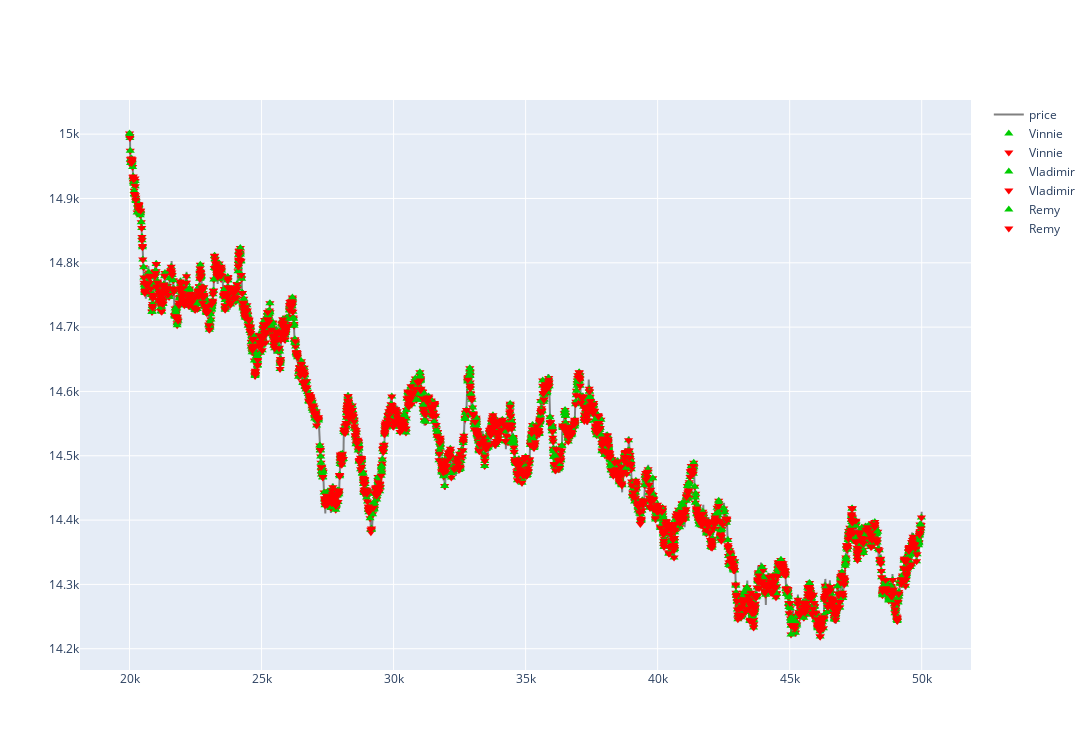

Here is the notebook cell this chart was saved with:
### Code cell
#ROSES 
import pandas as pd
import plotly.graph_objects as go
import warnings
warnings.filterwarnings("ignore")

traders_observed = ['Valentina', 'Vinnie', 'Vladimir', 'Vivian', 'Celeste', 'Colin', 'Carlos', 'Camilla', 'Pablo', 'Penelope', 'Percy', 'Petunia', 'Ruby','Remy', 'Rhianna', 'Raj', 'Amelia', 'Adam', 'Alina', 'Amir']

price_data = pd.read_csv('roses_orderbook_data_all.csv', delimiter=';').fillna(0)
trade_data = pd.read_csv('roses_trade_data_all.csv', delimiter=';').fillna(0)
price_data['smart_price'] = (((price_data['bid_price_1']*price_data['bid_volume_1'] + price_data['bid_price_2']*price_data['bid_volume_2'] + price_data['bid_price_3']*price_data['bid_volume_3']) / (price_data['bid_volume_1']+price_data['bid_volume_2']+price_data['bid_volume_3'])) * (price_data['ask_volume_1']+price_data['ask_volume_2']+price_data['ask_volume_3']) + \
                            ((price_data['ask_price_1']*price_data['ask_volume_1'] + price_data['ask_price_2']*price_data['ask_volume_2'] + price_data['ask_price_3']*price_data['ask_volume_3']) / (price_data['ask_volume_1']+price_data['ask_volume_2']+price_data['ask_volume_3'])) * (price_data['bid_volume_1']+price_data['bid_volume_2']+price_data['bid_volume_3'])) / \
                                (price_data['ask_volume_1']+price_data['ask_volume_2']+price_data['ask_volume_3']+price_data['bid_volume_1']+price_data['bid_volume_2']+price_data['bid_volume_3'])
price_data = price_data.drop(['bid_price_1', 'bid_volume_1', 'bid_price_2', 'bid_volume_2', 'bid_price_3', 'bid_volume_3', 'ask_price_1', 'ask_volume_1', 'ask_price_2', 'ask_volume_2', 'ask_price_3', 'ask_volume_3', 'profit_and_loss', 'day', 'mid_price'], axis=1)
traders = pd.DataFrame(columns=['timestamp', 'name', 'buys', 'sells', 'price'])
for idx, row in trade_data.iterrows():  
    data = pd.DataFrame(data={'timestamp': [row['timestamp'], row['timestamp']], 'name' : [row['buyer'], row['seller']], 'buys' : [row['quantity'], 0], 'sells' : [0, -row['quantity']], 'price': [row['price'], row['price']]}, columns=['timestamp', 'name', 'buys', 'sells', 'price'])
    traders = pd.concat([traders, data], axis=0)
traders = traders.groupby(['timestamp', 'name', 'price'], as_index=False).agg({'buys': 'sum', 'sells': 'sum'})
layout = go.Layout(autosize=False, width=1400, height=750)
fig = go.Figure(layout=layout)
fig.add_trace(go.Scatter(x=price_data['timestamp'], y=price_data['smart_price'], mode='lines', name='price', line=dict(color = 'rgb(128, 128, 128)')))
for snake in traders_observed:
    fig.add_trace(go.Scatter(x=traders.loc[(traders['name'] == snake) & (traders['buys'] != 0)]['timestamp'], y=traders.loc[(traders['name'] == snake) & (traders['buys'] != 0)]['price'], mode='markers', name=snake, marker=dict(color = 'rgb(0, 204, 0)', size = 8, symbol = 'triangle-up')))
    fig.add_trace(go.Scatter(x=traders.loc[(traders['name'] == snake) & (traders['sells'] != 0)]['timestamp'], y=traders.loc[(traders['name'] == snake) & (traders['sells'] != 0)]['price'], mode='markers', name=snake, marker=dict(color = 'rgb(255, 0, 0)', size = 8, symbol = 'triangle-down')))
fig.show()

### Figure 1 — Plotly figure (JSON) as saved in the notebook; plotly's stock layout.template omitted (floating-point values rounded to 4 significant figures; data arrays with more than 128 entries replaced by an {"elided": "..."} marker saying what was removed)
{"data": [{"line": {"color": "rgb(128, 128, 128)"}, "mode": "lines", "name": "price", "type": "scatter", "x": {"elided": "30000 int values"}, "y": {"elided": "30000 float values"}}, {"marker": {"color": "rgb(0, 204, 0)", "size": 8, "symbol": "triangle-up"}, "mode": "markers", "name": "Valentina", "type": "scatter", "x": [], "y": []}, {"marker": {"color": "rgb(255, 0, 0)", "size": 8, "symbol": "triangle-down"}, "mode": "markers", "name": "Valentina", "type": "scatter", "x": [], "y": []}, {"marker": {"color": "rgb(0, 204, 0)", "size": 8, "symbol": "triangle-up"}, "mode": "markers", "name": "Vinnie", "type": "scatter", "x": {"elided": "1674 int values"}, "y": {"elided": "1674 int values"}}, {"marker": {"color": "rgb(255, 0, 0)", "size": 8, "symbol": "triangle-down"}, "mode": "markers", "name": "Vinnie", "type": "scatter", "x": {"elided": "1415 int values"}, "y": {"elided": "1415 int values"}}, {"marker": {"color": "rgb(0, 204, 0)", "size": 8, "symbol": "triangle-up"}, "mode": "markers", "name": "Vladimir", "type": "scatter", "x": [35824, 43539], "y": [14605, 14287]}, {"marker": {"color": "rgb(255, 0, 0)", "size": 8, "symbol": "triangle-down"}, "mode": "markers", "name": "Vladimir", "type": "scatter", "x": {"elided": "311 int values"}, "y": {"elided": "311 int values"}}, {"marker": {"color": "rgb(0, 204, 0)", "size": 8, "symbol": "triangle-up"}, "mode": "markers", "name": "Vivian", "type": "scatter", "x": [], "y": []}, {"marker": {"color": "rgb(255, 0, 0)", "size": 8, "symbol": "triangle-down"}, "mode": "markers", "name": "Vivian", "type": "scatter", "x": [], "y": []}, {"marker": {"color": "rgb(0, 204, 0)", "size": 8, "symbol": "triangle-up"}, "mode": "markers", "name": "Celeste", "type": "scatter", "x": [], "y": []}, {"marker": {"color": "rgb(255, 0, 0)", "size": 8, "symbol": "triangle-down"}, "mode": "markers", "name": "Celeste", "type": "scatter", "x": [], "y": []}, {"marker": {"color": "rgb(0, 204, 0)", "size": 8, "symbol": "triangle-up"}, "mode": "markers", "name": "Colin", "type": "scatter", "x": [], "y": []}, {"marker": {"color": "rgb(255, 0, 0)", "size": 8, "symbol": "triangle-down"}, "mode": "markers", "name": "Colin", "type": "scatter", "x": [], "y": []}, {"marker": {"color": "rgb(0, 204, 0)", "size": 8, "symbol": "triangle-up"}, "mode": "markers", "name": "Carlos", "type": "scatter", "x": [], "y": []}, {"marker": {"color": "rgb(255, 0, 0)", "size": 8, "symbol": "triangle-down"}, "mode": "markers", "name": "Carlos", "type": "scatter", "x": [], "y": []}, {"marker": {"color": "rgb(0, 204, 0)", "size": 8, "symbol": "triangle-up"}, "mode": "markers", "name": "Camilla", "type": "scatter", "x": [], "y": []}, {"marker": {"color": "rgb(255, 0, 0)", "size": 8, "symbol": "triangle-down"}, "mode": "markers", "name": "Camilla", "type": "scatter", "x": [], "y": []}, {"marker": {"color": "rgb(0, 204, 0)", "size": 8, "symbol": "triangle-up"}, "mode": "markers", "name": "Pablo", "type": "scatter", "x": [], "y": []}, {"marker": {"color": "rgb(255, 0, 0)", "size": 8, "symbol": "triangle-down"}, "mode": "markers", "name": "Pablo", "type": "scatter", "x": [], "y": []}, {"marker": {"color": "rgb(0, 204, 0)", "size": 8, "symbol": "triangle-up"}, "mode": "markers", "name": "Penelope", "type": "scatter", "x": [], "y": []}, {"marker": {"color": "rgb(255, 0, 0)", "size": 8, "symbol": "triangle-down"}, "mode": "markers", "name": "Penelope", "type": "scatter", "x": [], "y": []}, {"marker": {"color": "rgb(0, 204, 0)", "size": 8, "symbol": "triangle-up"}, "mode": "markers", "name": "Percy", "type": "scatter", "x": [], "y": []}, {"marker": {"color": "rgb(255, 0, 0)", "size": 8, "symbol": "triangle-down"}, "mode": "markers", "name": "Percy", "type": "scatter", "x": [], "y": []}, {"marker": {"color": "rgb(0, 204, 0)", "size": 8, "symbol": "triangle-up"}, "mode": "markers", "name": "Petunia", "type": "scatter", "x": [], "y": []}, {"marker": {"color": "rgb(255, 0, 0)", "size": 8, "symbol": "triangle-down"}, "mode": "markers", "name": "Petunia", "type": "scatter", "x": [], "y": []}, {"marker": {"color": "rgb(0, 204, 0)", "size": 8, "symbol": "triangle-up"}, "mode": "markers", "name": "Ruby", "type": "scatter", "x": [], "y": []}, {"marker": {"color": "rgb(255, 0, 0)", "size": 8, "symbol": "triangle-down"}, "mode": "markers", "name": "Ruby", "type": "scatter", "x": [], "y": []}, {"marker": {"color": "rgb(0, 204, 0)", "size": 8, "symbol": "triangle-up"}, "mode": "markers", "name": "Remy", "type": "scatter", "x": {"elided": "1413 int values"}, "y": {"elided": "1413 int values"}}, {"marker": {"color": "rgb(255, 0, 0)", "size": 8, "symbol": "triangle-down"}, "mode": "markers", "name": "Remy", "type": "scatter", "x": {"elided": "1376 int values"}, "y": {"elided": "1376 int values"}}, {"marker": {"color": "rgb(0, 204, 0)", "size": 8, "symbol": "triangle-up"}, "mode": "markers", "name": "Rihanna", "type": "scatter", "x": [], "y": []}, {"marker": {"color": "rgb(255, 0, 0)", "size": 8, "symbol": "triangle-down"}, "mode": "markers", "name": "Rihanna", "type": "scatter", "x": [], "y": []}, {"marker": {"color": "rgb(0, 204, 0)", "size": 8, "symbol": "triangle-up"}, "mode": "markers", "name": "Raj", "type": "scatter", "x": [], "y": []}, {"marker": {"color": "rgb(255, 0, 0)", "size": 8, "symbol": "triangle-down"}, "mode": "markers", "name": "Raj", "type": "scatter", "x": [], "y": []}, {"marker": {"color": "rgb(0, 204, 0)", "size": 8, "symbol": "triangle-up"}, "mode": "markers", "name": "Amelia", "type": "scatter", "x": [], "y": []}, {"marker": {"color": "rgb(255, 0, 0)", "size": 8, "symbol": "triangle-down"}, "mode": "markers", "name": "Amelia", "type": "scatter", "x": [], "y": []}, {"marker": {"color": "rgb(0, 204, 0)", "size": 8, "symbol": "triangle-up"}, "mode": "markers", "name": "Adam", "type": "scatter", "x": [], "y": []}, {"marker": {"color": "rgb(255, 0, 0)", "size": 8, "symbol": "triangle-down"}, "mode": "markers", "name": "Adam", "type": "scatter", "x": [], "y": []}, {"marker": {"color": "rgb(0, 204, 0)", "size": 8, "symbol": "triangle-up"}, "mode": "markers", "name": "Alina", "type": "scatter", "x": [], "y": []}, {"marker": {"color": "rgb(255, 0, 0)", "size": 8, "symbol": "triangle-down"}, "mode": "markers", "name": "Alina", "type": "scatter", "x": [], "y": []}, {"marker": {"color": "rgb(0, 204, 0)", "size": 8, "symbol": "triangle-up"}, "mode": "markers", "name": "Amir", "type": "scatter", "x": [], "y": []}, {"marker": {"color": "rgb(255, 0, 0)", "size": 8, "symbol": "triangle-down"}, "mode": "markers", "name": "Amir", "type": "scatter", "x": [], "y": []}], "layout": {"autosize": false, "height": 750, "width": 1400}}
